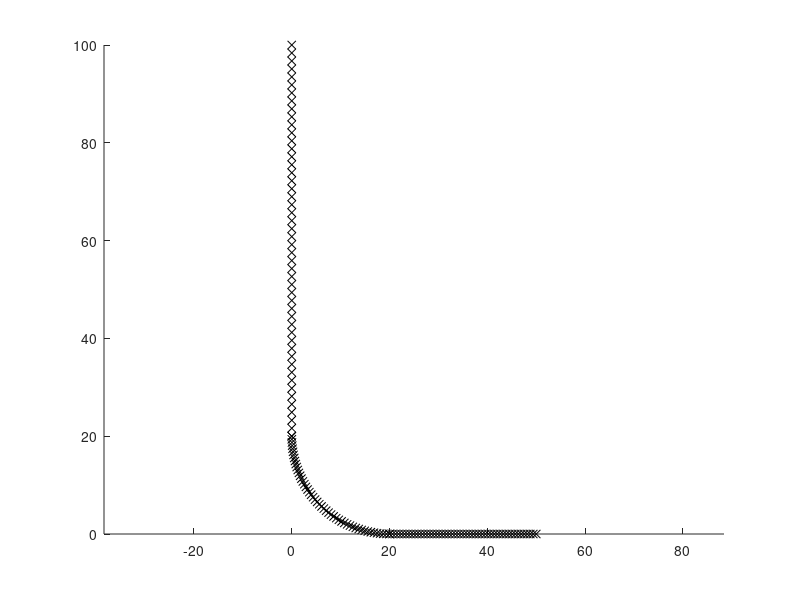

This figure's MATLAB source:
%% ordered points of letter L
curve_1_x = zeros(1,50);
curve_1_y = 100:-80/49:20;
center_x = 20; %mm
center_y = 20;
angle = pi:pi/2/49:pi*3/2;
curve_2_x = center_x + 20*cos(angle);
curve_2_y = center_y + 20*sin(angle);
curve_3_x = 20:30/49:50;
curve_3_y = zeros(1,50);
l_x = [curve_1_x curve_2_x curve_3_x];
l_y = [curve_1_y curve_2_y curve_3_y];
l_z = zeros(1,length(l_x));
figure(1)
hold on
axis equal
plot3(l_x,l_y,l_z,'kx')
hold off
curve = [l_x;l_y;l_z];
save('new_letter_L.mat', 'curve')